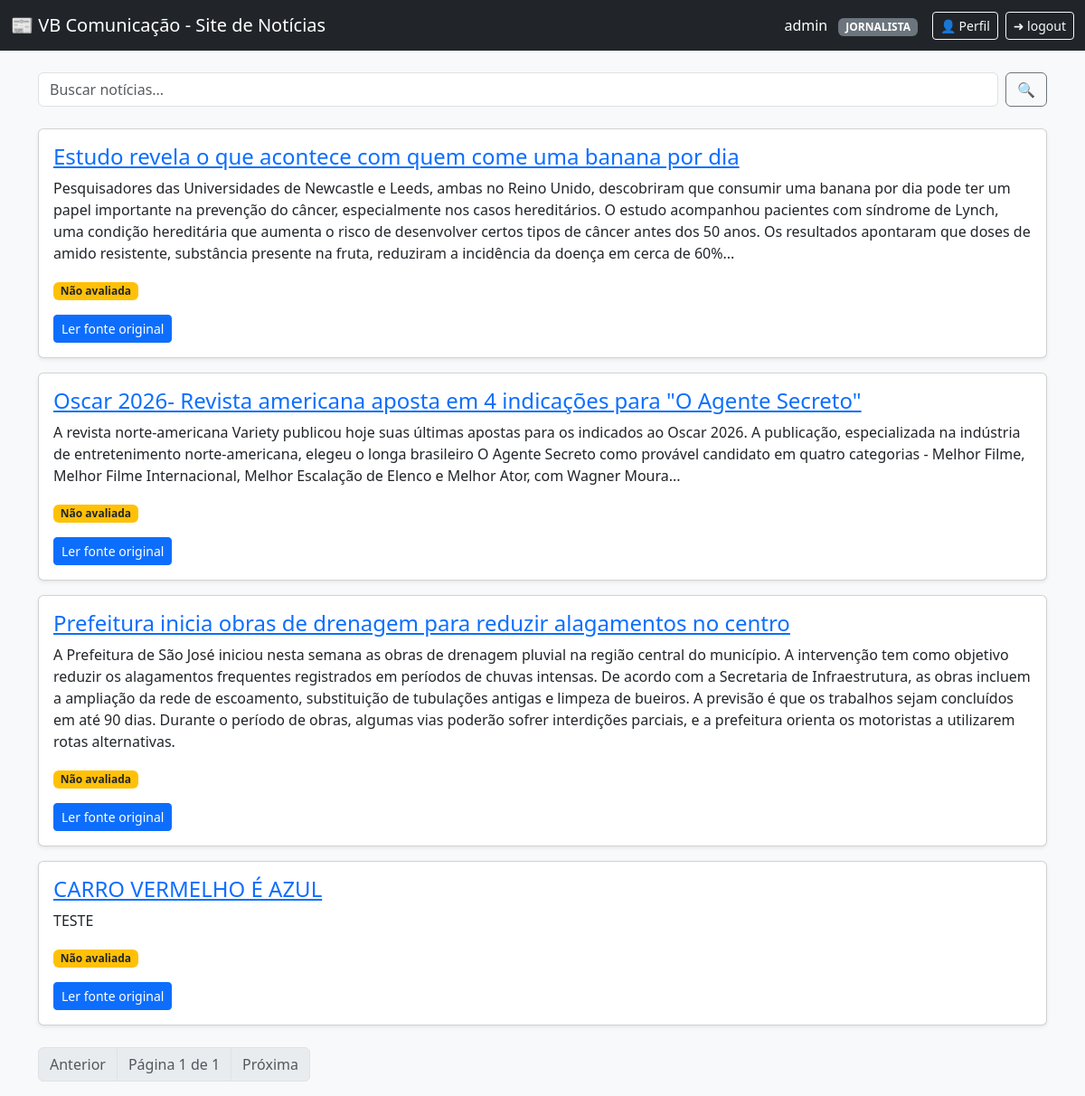
Page /noticias/home/ (signed in) on the committed database.
### noticias/models.py (models this page shows, shortened)
class Noticia(models.Model):
    titulo = models.CharField(max_length=200)
    fonte = models.CharField(max_length=200)
    link = models.URLField()
    conteudo = models.TextField()
    confiavel = models.BooleanField(null=True)
    visualizacoes = models.PositiveIntegerField(default=0)
    criada_em = models.DateTimeField(auto_now_add=True)

### noticias/views.py (the view)
# urls.py: path('home/', home, name='home'),
@login_required
def home(request):
    query = request.GET.get('q', '')
    data = request.GET.get('data', '')
    confiavel = request.GET.get('confiavel', '')
    noticias = Noticia.objects.all().order_by('-criada_em')
    if query:
        noticias = noticias.filter(
            Q(titulo__icontains=query) |
            Q(conteudo__icontains=query) |
            Q(fonte__icontains=query)
        )
    if data:
        noticias = noticias.filter(criada_em__date=data)
    if confiavel == '1':
        noticias = noticias.filter(confiavel=True)
    elif confiavel == '0':
        noticias = noticias.filter(confiavel=False)
    paginator = Paginator(noticias, 5)
    page_number = request.GET.get('page')
    page_obj = paginator.get_page(page_number)
    is_coordenador_flag = is_coordenador(request.user)
    is_jornalista_flag = is_jornalista(request.user)
    favoritos_ids = set()
    if is_jornalista_flag:
        favoritos_ids = set(
            Favorito.objects.filter(usuario=request.user)
            .values_list('noticia_id', flat=True)
        )
    perfil = Perfil.objects.filter(user=request.user).first()
    tipo_usuario = ''
    if perfil and perfil.tipo:
        tipo_usuario = perfil.tipo.replace('_', ' ').title()
    email_usuario = request.user.email or request.user.username
    return render(request, 'noticias/home.html', {
        'page_obj': page_obj,
        'query': query,
        'data': data,
        'confiavel': confiavel,
        'is_coordenador': is_coordenador_flag,
        'is_jornalista': is_jornalista_flag,
        'favoritos_ids': favoritos_ids,
        'tipo_usuario': tipo_usuario,
        'email_usuario': email_usuario,
    })

### noticias/views.py (called while the page is built)
def is_coordenador(user):
    return user.groups.filter(name='Coordenacao').exists()

def is_jornalista(user):
    return user.groups.filter(name='Jornalista').exists()

### noticias/templates/noticias/home.html (shortened to what this page needs)
<!DOCTYPE html>
<html lang="pt-br">
<head>
    <link href="https://cdn.jsdelivr.net/npm/bootstrap@5.3.2/dist/css/bootstrap.min.css" rel="stylesheet">
</head>
<body class="bg-light">
<nav class="navbar navbar-dark bg-dark mb-4">
    <div class="container-fluid">
        <span class="navbar-brand">📰 VB Comunicação - Site de Notícias</span>
        <div class="d-flex align-items-center gap-2">
            <span class="text-white me-2">
                {{ email_usuario }}
                {% if tipo_usuario %}
                    <span class="badge bg-secondary text-uppercase ms-2">
                        {{ tipo_usuario }}
                    </span>
                {% endif %}
            </span>
            <a href="{% url 'perfil' %}" class="btn btn-outline-light btn-sm">
                👤 Perfil
            </a>
            <form method="post" action="{% url 'logout' %}" class="m-0">
                <button type="submit" class="btn btn-outline-light btn-sm">
                    ➜ logout
                </button>
            </form>
        </div>
    </div>
</nav>
<div class="container">
    <form method="get" class="d-flex mb-4">
        <input
            type="text"
            name="q"
            value="{{ query }}"
            class="form-control me-2"
            placeholder="Buscar notícias..."
        >
        <button class="btn btn-outline-secondary" type="submit">
            🔍
        </button>
    </form>
    {% for noticia in page_obj %}
        <div class="card mb-3 shadow-sm">
            <div class="card-body">
                <h4>
                    <a href="{% url 'detalhe_noticia' noticia.id %}">
                        {{ noticia.titulo }}
                    </a>
                </h4>
                <p>{{ noticia.conteudo }}</p>
                {% if noticia.confiavel == True %}
                    <span class="badge bg-success">Confiável</span>
                {% elif noticia.confiavel == False %}
                    <span class="badge bg-danger">Não confiável</span>
                {% else %}
                    <span class="badge bg-warning text-dark">Não avaliada</span>
                {% endif %}
                <div class="mt-3 d-flex gap-2 flex-wrap">
                    {% if noticia.link %}
                        <a href="{{ noticia.link }}" target="_blank" class="btn btn-primary btn-sm">
                            Ler fonte original
                        </a>
                    {% endif %}
                </div>
            </div>
        </div>
    {% empty %}
        <div class="alert alert-warning">
            Nenhuma notícia cadastrada.
        </div>
    {% endfor %}
    <nav class="mt-4">
        <ul class="pagination">
            {% if page_obj.has_previous %}
                <li class="page-item">
                    <a class="page-link" href="?q={{ query }}&page={{ page_obj.previous_page_number }}">Anterior</a>
                </li>
            {% else %}
                <li class="page-item disabled"><span class="page-link">Anterior</span></li>
            {% endif %}
            <li class="page-item disabled">
                <span class="page-link">
                    Página {{ page_obj.number }} de {{ page_obj.paginator.num_pages }}
                </span>
            </li>
            {% if page_obj.has_next %}
                <li class="page-item">
                    <a class="page-link" href="?q={{ query }}&page={{ page_obj.next_page_number }}">Próxima</a>
                </li>
            {% else %}
                <li class="page-item disabled"><span class="page-link">Próxima</span></li>
            {% endif %}
        </ul>
    </nav>
</div>
</body>
</html>

### rows in the picture
Noticia: titulo "Estudo revela o que acontece com quem come uma banana por dia", conteudo "Pesquisadores das Universidades de Newcastle e Leeds, ambas no Reino Unido, descobriram que consumir uma banana por dia pode ter um papel importante na prevenção do câncer, especialmente nos casos hereditários. O estudo acompanhou pacientes com síndrome de Lynch, uma condição hereditária que aumenta o risco de desenvolver certos tipos de câncer antes dos 50 anos. Os resultados apontaram que doses de amido resistente, substância presente na fruta, reduziram a incidência da doença em cerca de 60%...", shows "Não avaliada"
Noticia: titulo "Oscar 2026- Revista americana aposta em 4 indicações para \"O Agente Secreto\"", conteudo "A revista norte-americana Variety publicou hoje suas últimas apostas para os indicados ao Oscar 2026. A publicação, especializada na indústria de entretenimento norte-americana, elegeu o longa brasileiro O Agente Secreto como provável candidato em quatro categorias - Melhor Filme, Melhor Filme Internacional, Melhor Escalação de Elenco e Melhor Ator, com Wagner Moura...", shows "Não avaliada"
Noticia: titulo "Prefeitura inicia obras de drenagem para reduzir alagamentos no centro", conteudo "A Prefeitura de São José iniciou nesta semana as obras de drenagem pluvial na região central do município. A intervenção tem como objetivo reduzir os alagamentos frequentes registrados em períodos de chuvas intensas. De acordo com a Secretaria de Infraestrutura, as obras incluem a ampliação da rede de escoamento, substituição de tubulações antigas e limpeza de bueiros. A previsão é que os trabalhos sejam concluídos em até 90 dias. Durante o período de obras, algumas vias poderão sofrer interdições parciais, e a prefeitura orienta os motoristas a utilizarem rotas alternativas.", shows "Não avaliada"
Noticia: titulo "CARRO VERMELHO É AZUL", conteudo "TESTE", shows "Não avaliada"

### other values in the picture
{{ email_usuario }} "admin"
{{ tipo_usuario }} "JORNALISTA"
{{ page_obj.number }} "1"
{{ page_obj.paginator.num_pages }} "1"
